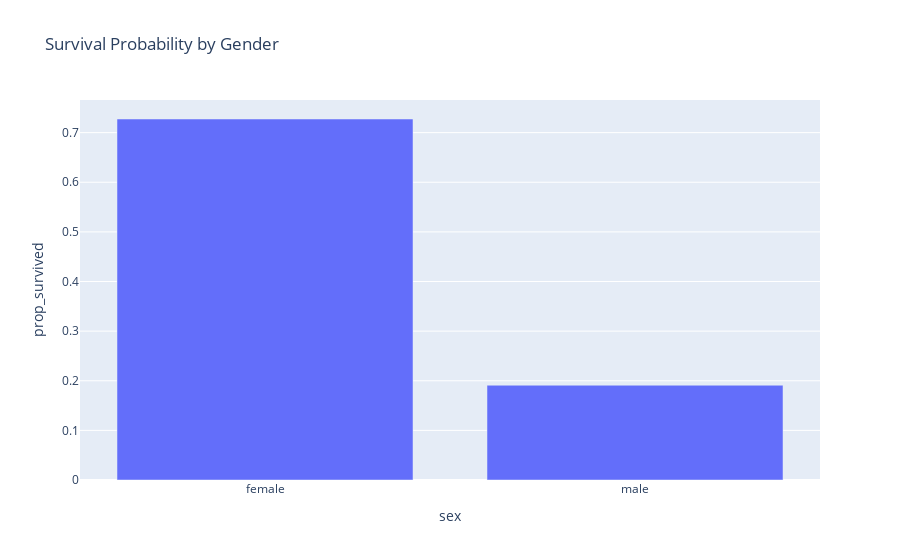

Here is the notebook cell this chart was saved with:
### Code cell
# Since pandas >0.25 you can aggregate and rename columns in one go:
df_gd = df_titanic.groupby(["sex"], as_index=False). \
                    agg(
                        n_survived=("survived", "sum"),
                        n_sex=("sex", "count")
                       )
# I really like plotly.express, but unfortunately it is not as powerful as ggplot yet
# Converting between discrete and numeric colors for example can only be done by recoding the
# underlying column (https://plotly.com/python/discrete-color/)
df_gd['prop_survived'] = df_gd.n_survived/df_gd.n_sex
px.bar(df_gd, x = "sex", y="prop_survived", title="Survival Probability by Gender")

### Figure 1 — Plotly figure (JSON) as saved in the notebook; plotly's stock layout.template omitted (floating-point values rounded to 4 significant figures)
{"data": [{"alignmentgroup": "True", "hovertemplate": "sex=%{x}<br>prop_survived=%{y}<extra></extra>", "legendgroup": "", "marker": {"color": "#636efa"}, "name": "", "offsetgroup": "", "orientation": "v", "showlegend": false, "textposition": "auto", "type": "bar", "x": ["female", "male"], "xaxis": "x", "y": [0.7275, 0.191], "yaxis": "y"}], "layout": {"barmode": "relative", "legend": {"tracegroupgap": 0}, "title": {"text": "Survival Probability by Gender"}, "xaxis": {"anchor": "y", "domain": [0, 1], "title": {"text": "sex"}}, "yaxis": {"anchor": "x", "domain": [0, 1], "title": {"text": "prop_survived"}}}}
